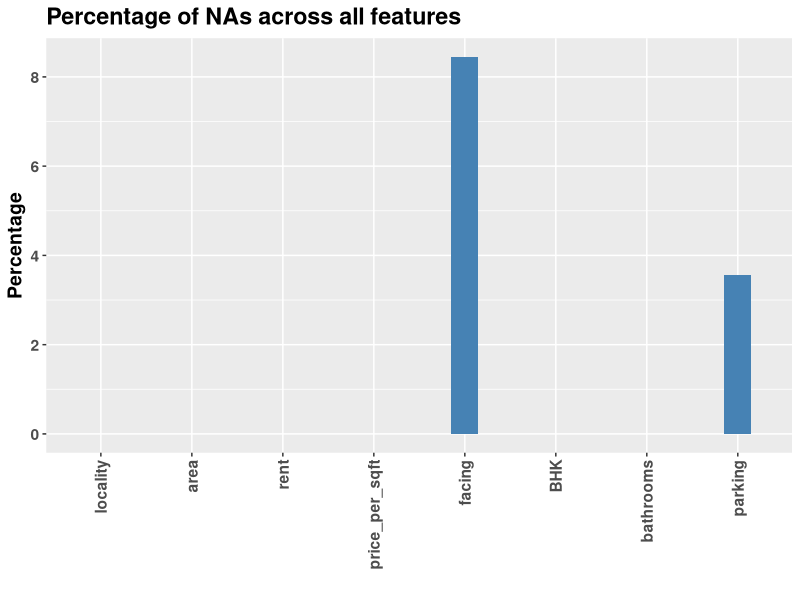
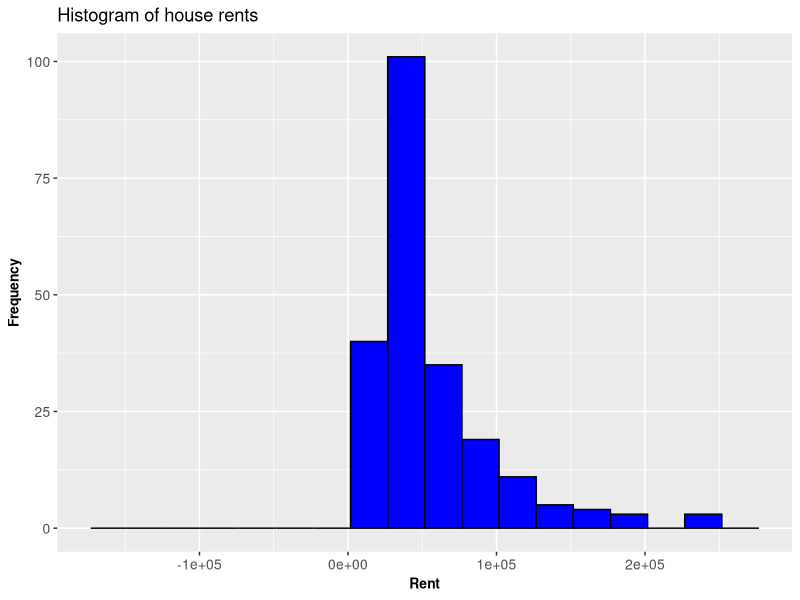
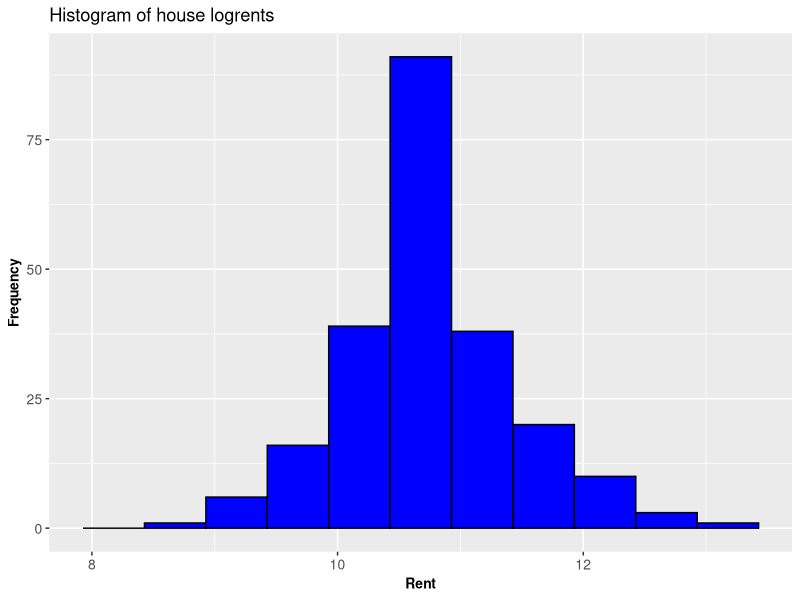

These charts were generated, in order, by the following R code:
## ---- chunk 1
# Load essential libraries
library(ggplot2)
library(dplyr)
## ---- chunk 2
# Load the house price dataset
hData = read.csv('Data/houseprices_cleaned.csv', header =TRUE, na.strings=c('NA',"",'Not Available'))
str(hData)
## ---- chunk 3
# Convert 'locality', 'facing' and 'parking' columns to factors
categorical_cols = c('locality', 'facing', 'parking')
hData[categorical_cols] = lapply(hData[categorical_cols], as.factor)
str(hData)
## ---- chunk 4
# Continuous columns
continuous_cols = setdiff(colnames(hData),categorical_cols)
continuous_cols
## ---- chunk 5
# Plot percentage of NAs in each column of the data frame
hData_NA = setNames(stack(sapply(hData, function(x){(sum(is.na(x))/length(x))*100}))[2:1], c('Feature','Value'))
p = ggplot(data = hData_NA, aes(x = Feature, y = Value)) +
  geom_bar(stat = 'identity', fill = 'steelblue', width = 0.3) +
  theme(text = element_text(size = 14, face = 'bold'),
  axis.text.x = element_text(angle = 90, hjust = 1, vjust = 0.5)) +
  xlab('') + ylab('Percentage') +
  ggtitle('Percentage of NAs across all features')
p
## ---- chunk 6
# Add NA as a factor level for categorical columns 
hData[categorical_cols]=lapply(hData[categorical_cols],addNA)
str(hData)
## ---- chunk 7
# Make a histogram of rent values
p = ggplot(data = hData) +
  geom_histogram(aes(x = rent, y = after_stat(count)), breaks = seq(mean(hData$rent)-4*sd(hData$rent), mean(hData$rent)+4*sd(hData$rent), by = 25000), color = 'black', fill = 'blue') +
  labs(x = 'Rent', y = 'Frequency')  +
   theme(axis.text = element_text(size = 8),
   axis.text.x = element_text(size = 10),
   axis.text.y = element_text(size = 10),
   axis.title = element_text(size = 10, face = "bold"))  +
  ggtitle('Histogram of house rents')
p
## ---- chunk 8
# Build a linear model to predict price per square feet as a function of rent. How accurate is the model?
model = lm(data = hData,price_per_sqft~rent)
summary(model)
## ---- chunk 9
# Make a histogram of log-transformed rent values
hData['logrent'] = log(hData$rent)
p = ggplot(data = hData) +
geom_histogram(aes(x = logrent, y = after_stat(count)), breaks = seq(mean(hData$logrent)-4*sd(hData$logrent), mean(hData$logrent)+4*sd(hData$logrent), by = 0.5), color = 'black', fill = 'blue') +
  labs(x = 'Rent', y = 'Frequency')  +
   theme(axis.text = element_text(size = 8),
   axis.text.x = element_text(size = 10),
   axis.text.y = element_text(size = 10),
   axis.title = element_text(size = 10, face = "bold"))  +
  ggtitle('Histogram of house logrents')
p

## ---- chunk 10
# Build a linear model to predict price per square feet as a function of logrent. Did log-transforming rent help improve the model accuracy?
model = lm(data=hData,price_per_sqft~logrent)
summary(model)

## ---- chunk 11
# Build a linear model to predict log of price per square feet as a function of logrent. Did log-transforming the response variable price per square feet improve the model accuracy?
hData['logprice_per_sqft'] = log(hData$price_per_sqft)
model = lm(data = hData,logprice_per_sqft~logrent)
summary(model)
## ---- chunk 12
# Build a linear model to predict sqrt of price per square feet as a function of logrent. Did sqrt-transforming the response variable price per square feet improve the model accuracy?
hData['sqrtprice_per_sqft'] = sqrt(hData$price_per_sqft)
model = lm(data=hData, sqrtprice_per_sqft~logrent)
summary(model)

## ---- chunk 13
# Build a linear model to predict price per sqft as a function of area and rent. Did adding area as an additional predictor improve model accuracy (compared to only rent as the predictor)? Also, interpret the coefficient estimates for area and rent practically.
model = lm(data=hData, price_per_sqft~area+rent)
summary(model)

## ---- chunk 14
# Build a linear model to predict sqrt of price per sqft as a function of area and logrent. Did adding area as an additional predictor improve model accuracy (compared to only logrent as the predictor)? Also, interpret the coefficient estimates for area and logrent practically.
model = lm(data=hData, sqrtprice_per_sqft~area+logrent)
summary(model)

## ---- chunk 15
# Build a linear model to predict sqrt of price per sqft as a function of logarea and logrent. Did log-transforming area improve model accuracy?
hData['logarea'] = log(hData$area)
model = lm(data=hData, sqrtprice_per_sqft~logarea+logrent)
summary(model)

## ---- chunk 16
# Build a linear model to predict price per sqft as a function of area, rent, and parking (compared to just using area and rent as predictors). Did adding parking as an additional predictor improve model accuracy?
model = lm(data=hData, price_per_sqft~area+rent+parking)
summary(model)

## ---- chunk 17
# Build a linear model to predict sqrt of price per sqft as a function of logarea, logrent, and locality. Did adding locality as an additional predictor improve model accuracy (compared to just using logarea and logrent as predictors)?
model = lm(data=hData, sqrtprice_per_sqft~logarea+logrent+locality)
summary(model)

## ---- chunk 18
# Build a linear model to predict price per sqft as a function of area, rent, and parking. How many levels does the categorical feature parking have? How many new variables are introduced for the categorical variable parking? Interpret all regression coefficient estimates except the intercept coefficient estimate beta0 practically. Do the p-values suggest any insignificant features (that is, features which probably don't have a linear relationship with the response variable?
model = lm(data=hData, price_per_sqft~area+rent+parking)
summary(model)
## ---- chunk 19
# Create new columns corresponding to scaled versions of the continuous columns
hData[paste0('scaled_', continuous_cols)] = lapply(hData[continuous_cols], scale)
str(hData)
## ---- chunk 20
# Build a linear model to predict scaled price per sqft as a function of scaled area and scaled rent. Compare this with the model built using unscaled data: that is, predict price per sqft as a function of area and rent. Does scaling help?
model = lm(data=hData, scaled_price_per_sqft~scaled_area+scaled_rent)
summary(model)

## ---- chunk 21
# Rebuild a linear model to predict sqrt of price per sqft as a function of logarea, logrent, and locality which we will evaluate using a train-test split of the dataset
model = lm(data = hData, sqrtprice_per_sqft ~ logarea + logrent + locality)
summary(model)

## ---- chunk 22
# Split data into train (80%) and test (20%) sets and evaluate model performance on train and test sets. Run this cell multiple times for a random splitting of the data into train and test sets and report the model performance on the resulting train and test sets. Is there much variability in the model performance across different test sets? If that is the case, then the model is not generalizing well and is overfitting the train set. Is it the case here?
ind = sample(nrow(hData), size = floor(0.8*nrow(hData)), replace = FALSE)
hData_train = hData[ind, ]
hData_test = hData[-ind, ]

model = lm(data=hData_train,scaled_price_per_sqft~scaled_area+scaled_rent+locality)

# Root Mean Squared Error (RMSE) on train data
train_error <- sqrt(mean((hData_train$scaled_price_per_sqft  - predict(model, newdata = hData_train))^2))

# Calculate RSE (root-mean-squared-error) on test data
test_error = sqrt(mean((hData_test$scaled_price_per_sqft  - predict(model, newdata = hData_test))^2))

print(train_error)
print(test_error)
## ---- chunk 23
ind = sample(nrow(hData), size = floor(0.8*nrow(hData)), replace = FALSE)
hData_train = hData[ind, ]
hData_test = hData[-ind, ]

model = lm(data=hData_train,scaled_price_per_sqft~scaled_area+scaled_rent+locality)

# Root Mean Squared Error (RMSE) on train data
train_error <- sqrt(mean((hData_train$scaled_price_per_sqft  - predict(model, newdata = hData_train))^2))

# Calculate RSE (root-mean-squared-error) on test data
test_error = sqrt(mean((hData_test$scaled_price_per_sqft  - predict(model, newdata = hData_test))^2))

print(train_error)
print(test_error)
## ---- chunk 24
ind = sample(nrow(hData), size = floor(0.8*nrow(hData)), replace = FALSE)
hData_train = hData[ind, ]
hData_test = hData[-ind, ]

model = lm(data=hData_train,scaled_price_per_sqft~scaled_area+scaled_rent+locality)

# Root Mean Squared Error (RMSE) on train data
train_error <- sqrt(mean((hData_train$scaled_price_per_sqft  - predict(model, newdata = hData_train))^2))

# Calculate RSE (root-mean-squared-error) on test data
test_error = sqrt(mean((hData_test$scaled_price_per_sqft  - predict(model, newdata = hData_test))^2))

print(train_error)
print(test_error)
## ---- chunk 25
ind = sample(nrow(hData), size = floor(0.8*nrow(hData)), replace = FALSE)
hData_train = hData[ind, ]
hData_test = hData[-ind, ]

model = lm(data=hData_train,scaled_price_per_sqft~scaled_area+scaled_rent+locality)

# Root Mean Squared Error (RMSE) on train data
train_error <- sqrt(mean((hData_train$scaled_price_per_sqft  - predict(model, newdata = hData_train))^2))

# Calculate RSE (root-mean-squared-error) on test data
test_error = sqrt(mean((hData_test$scaled_price_per_sqft  - predict(model, newdata = hData_test))^2))

print(train_error)
print(test_error)
## ---- chunk 26
ind = sample(nrow(hData), size = floor(0.8*nrow(hData)), replace = FALSE)
hData_train = hData[ind, ]
hData_test = hData[-ind, ]

model = lm(data=hData_train,scaled_price_per_sqft~scaled_area+scaled_rent+locality)

# Root Mean Squared Error (RMSE) on train data
train_error <- sqrt(mean((hData_train$scaled_price_per_sqft  - predict(model, newdata = hData_train))^2))

# Calculate RSE (root-mean-squared-error) on test data
test_error = sqrt(mean((hData_test$scaled_price_per_sqft  - predict(model, newdata = hData_test))^2))

print(train_error)
print(test_error)
## ---- chunk 27
ind = sample(nrow(hData), size = floor(0.8*nrow(hData)), replace = FALSE)
hData_train = hData[ind, ]
hData_test = hData[-ind, ]

model =lm(data=hData_train,price_per_sqft~area+rent+locality)

# Root Mean Squared Error (RMSE) on train data
train_error = sqrt(mean((hData_train$price_per_sqft - predict(model, newdata = hData_train))^2))

# Calculate RSE (root-mean-squared-error) on test data
test_error = sqrt(mean((hData_test$price_per_sqft  - predict(model, newdata = hData_test))^2))

print(train_error)
print(test_error)
## ---- chunk 28
ind = sample(nrow(hData), size = floor(0.8*nrow(hData)), replace = FALSE)
hData_train = hData[ind, ]
hData_test = hData[-ind, ]

model =lm(data=hData_train,price_per_sqft~area+rent+locality)

# Root Mean Squared Error (RMSE) on train data
train_error = sqrt(mean((hData_train$price_per_sqft - predict(model, newdata = hData_train))^2))

# Calculate RSE (root-mean-squared-error) on test data
test_error = sqrt(mean((hData_test$price_per_sqft  - predict(model, newdata = hData_test))^2))

print(train_error)
print(test_error)
## ---- chunk 29
ind = sample(nrow(hData), size = floor(0.8*nrow(hData)), replace = FALSE)
hData_train = hData[ind, ]
hData_test = hData[-ind, ]

model =lm(data=hData_train,price_per_sqft~area+rent+locality)

# Root Mean Squared Error (RMSE) on train data
train_error = sqrt(mean((hData_train$price_per_sqft - predict(model, newdata = hData_train))^2))

# Calculate RSE (root-mean-squared-error) on test data
test_error = sqrt(mean((hData_test$price_per_sqft  - predict(model, newdata = hData_test))^2))

print(train_error)
print(test_error)
